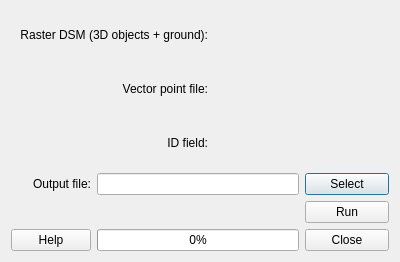
<?xml version="1.0" encoding="UTF-8"?>
<ui version="4.0">
 <class>UAVPreparerDialogBase</class>
 <widget class="QDialog" name="UAVPreparerDialogBase">
  <property name="geometry">
   <rect>
    <x>0</x>
    <y>0</y>
    <width>400</width>
    <height>262</height>
   </rect>
  </property>
  <property name="windowTitle">
   <string>UAV Preparer</string>
  </property>
  <layout class="QGridLayout" name="gridLayout">
   <item row="0" column="0" colspan="3">
    <widget class="QLabel" name="label_2">
     <property name="text">
      <string>Raster DSM (3D objects + ground):</string>
     </property>
     <property name="alignment">
      <set>Qt::AlignRight|Qt::AlignTrailing|Qt::AlignVCenter</set>
     </property>
    </widget>
   </item>
   <item row="0" column="3" colspan="2">
    <widget class="QWidget" name="widgetDSM" native="true">
     <property name="minimumSize">
      <size>
       <width>175</width>
       <height>30</height>
      </size>
     </property>
     <property name="layoutDirection">
      <enum>Qt::LeftToRight</enum>
     </property>
     <layout class="QGridLayout" name="gridLayout_3"/>
    </widget>
   </item>
   <item row="1" column="0" colspan="3">
    <widget class="QLabel" name="label">
     <property name="text">
      <string>Vector point file:</string>
     </property>
     <property name="alignment">
      <set>Qt::AlignRight|Qt::AlignTrailing|Qt::AlignVCenter</set>
     </property>
    </widget>
   </item>
   <item row="1" column="3" colspan="2">
    <widget class="QWidget" name="widgetPointLayer" native="true">
     <property name="minimumSize">
      <size>
       <width>175</width>
       <height>30</height>
      </size>
     </property>
     <property name="layoutDirection">
      <enum>Qt::LeftToRight</enum>
     </property>
     <layout class="QGridLayout" name="gridLayout_7"/>
    </widget>
   </item>
   <item row="2" column="0" colspan="3">
    <widget class="QLabel" name="label_3">
     <property name="text">
      <string>ID field:</string>
     </property>
     <property name="alignment">
      <set>Qt::AlignRight|Qt::AlignTrailing|Qt::AlignVCenter</set>
     </property>
    </widget>
   </item>
   <item row="2" column="3" colspan="2">
    <widget class="QWidget" name="widgetField" native="true">
     <property name="minimumSize">
      <size>
       <width>125</width>
       <height>30</height>
      </size>
     </property>
     <property name="layoutDirection">
      <enum>Qt::LeftToRight</enum>
     </property>
     <layout class="QGridLayout" name="gridLayout_9"/>
    </widget>
   </item>
   <item row="3" column="4">
    <widget class="QPushButton" name="pushButtonSave">
     <property name="text">
      <string>Select</string>
     </property>
    </widget>
   </item>
   <item row="4" column="4">
    <widget class="QPushButton" name="runButton">
     <property name="text">
      <string>Run</string>
     </property>
    </widget>
   </item>
   <item row="5" column="0">
    <widget class="QPushButton" name="helpButton">
     <property name="enabled">
      <bool>true</bool>
     </property>
     <property name="text">
      <string>Help</string>
     </property>
    </widget>
   </item>
   <item row="5" column="1" colspan="3">
    <widget class="QProgressBar" name="progressBar">
     <property name="value">
      <number>0</number>
     </property>
     <property name="alignment">
      <set>Qt::AlignCenter</set>
     </property>
     <property name="textVisible">
      <bool>true</bool>
     </property>
     <property name="invertedAppearance">
      <bool>false</bool>
     </property>
    </widget>
   </item>
   <item row="5" column="4">
    <widget class="QPushButton" name="closeButton">
     <property name="enabled">
      <bool>true</bool>
     </property>
     <property name="text">
      <string>Close</string>
     </property>
    </widget>
   </item>
   <item row="3" column="0">
    <widget class="QLabel" name="label_4">
     <property name="text">
      <string>Output file:</string>
     </property>
     <property name="alignment">
      <set>Qt::AlignRight|Qt::AlignTrailing|Qt::AlignVCenter</set>
     </property>
    </widget>
   </item>
   <item row="3" column="1" colspan="3">
    <widget class="QLineEdit" name="textOutput"/>
   </item>
  </layout>
 </widget>
 <resources/>
 <connections>
  <connection>
   <sender>closeButton</sender>
   <signal>clicked()</signal>
   <receiver>UAVPreparerDialogBase</receiver>
   <slot>accept()</slot>
   <hints>
    <hint type="sourcelabel">
     <x>348</x>
     <y>240</y>
    </hint>
    <hint type="destinationlabel">
     <x>199</x>
     <y>130</y>
    </hint>
   </hints>
  </connection>
 </connections>
</ui>
